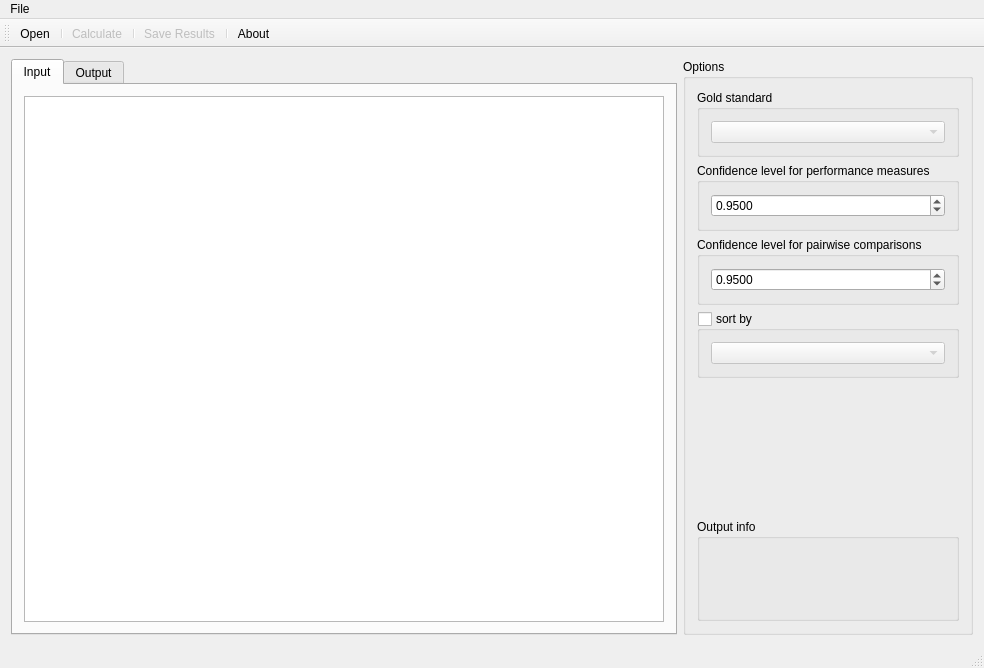
<?xml version="1.0" encoding="UTF-8"?>
<ui version="4.0">
 <class>MainWindow</class>
 <widget class="QMainWindow" name="MainWindow">
  <property name="geometry">
   <rect>
    <x>0</x>
    <y>0</y>
    <width>984</width>
    <height>668</height>
   </rect>
  </property>
  <property name="sizePolicy">
   <sizepolicy hsizetype="Preferred" vsizetype="Preferred">
    <horstretch>0</horstretch>
    <verstretch>0</verstretch>
   </sizepolicy>
  </property>
  <property name="windowTitle">
   <string>BDTcomparator</string>
  </property>
  <property name="windowIcon">
   <iconset resource="resources.qrc">
    <normaloff>:/icons/Tango/scalable/apps/accessories-calculator.svg</normaloff>:/icons/Tango/scalable/apps/accessories-calculator.svg</iconset>
  </property>
  <widget class="QWidget" name="centralWidget">
   <layout class="QHBoxLayout" name="horizontalLayout_2">
    <item>
     <widget class="QTabWidget" name="tabWidget">
      <property name="enabled">
       <bool>true</bool>
      </property>
      <property name="currentIndex">
       <number>0</number>
      </property>
      <widget class="QWidget" name="inputTab">
       <attribute name="title">
        <string>Input</string>
       </attribute>
       <layout class="QHBoxLayout" name="horizontalLayout_3">
        <item>
         <widget class="QTableView" name="tableView">
          <property name="font">
           <font>
            <family>DejaVu Sans Mono</family>
           </font>
          </property>
          <property name="frameShape">
           <enum>QFrame::StyledPanel</enum>
          </property>
          <property name="frameShadow">
           <enum>QFrame::Sunken</enum>
          </property>
          <property name="alternatingRowColors">
           <bool>false</bool>
          </property>
          <property name="cornerButtonEnabled">
           <bool>false</bool>
          </property>
         </widget>
        </item>
       </layout>
      </widget>
      <widget class="QWidget" name="otputTab">
       <attribute name="title">
        <string>Output</string>
       </attribute>
       <layout class="QVBoxLayout" name="verticalLayout_2">
        <item>
         <widget class="QComboBox" name="resultsComboBox">
          <property name="maxVisibleItems">
           <number>20</number>
          </property>
         </widget>
        </item>
        <item>
         <widget class="QTableView" name="resultsView">
          <property name="enabled">
           <bool>true</bool>
          </property>
          <property name="font">
           <font>
            <family>DejaVu Sans Mono</family>
           </font>
          </property>
         </widget>
        </item>
       </layout>
      </widget>
     </widget>
    </item>
    <item>
     <widget class="QGroupBox" name="optionsBox">
      <property name="minimumSize">
       <size>
        <width>240</width>
        <height>0</height>
       </size>
      </property>
      <property name="title">
       <string>Options</string>
      </property>
      <layout class="QVBoxLayout" name="verticalLayout">
       <item>
        <widget class="QGroupBox" name="GSgroupBox">
         <property name="title">
          <string>Gold standard</string>
         </property>
         <layout class="QVBoxLayout" name="verticalLayout_5">
          <item>
           <widget class="QComboBox" name="GScomboBox">
            <property name="enabled">
             <bool>false</bool>
            </property>
           </widget>
          </item>
         </layout>
        </widget>
       </item>
       <item>
        <widget class="QGroupBox" name="confidenceLevelGroupBox">
         <property name="title">
          <string>Confidence level for performance measures</string>
         </property>
         <layout class="QVBoxLayout" name="verticalLayout_4">
          <item>
           <widget class="QDoubleSpinBox" name="confidenceLevelSpinBox">
            <property name="decimals">
             <number>4</number>
            </property>
            <property name="minimum">
             <double>0.800000000000000</double>
            </property>
            <property name="maximum">
             <double>0.999900000000000</double>
            </property>
            <property name="singleStep">
             <double>0.010000000000000</double>
            </property>
            <property name="value">
             <double>0.950000000000000</double>
            </property>
           </widget>
          </item>
         </layout>
        </widget>
       </item>
       <item>
        <widget class="QGroupBox" name="highlightGroupBox">
         <property name="title">
          <string>Confidence level for pairwise comparisons</string>
         </property>
         <property name="flat">
          <bool>false</bool>
         </property>
         <property name="checkable">
          <bool>false</bool>
         </property>
         <property name="checked">
          <bool>false</bool>
         </property>
         <layout class="QVBoxLayout" name="verticalLayout_3">
          <item>
           <widget class="QDoubleSpinBox" name="pcConfidenceLevelSpinBox">
            <property name="decimals">
             <number>4</number>
            </property>
            <property name="minimum">
             <double>0.800000000000000</double>
            </property>
            <property name="maximum">
             <double>0.999900000000000</double>
            </property>
            <property name="singleStep">
             <double>0.010000000000000</double>
            </property>
            <property name="value">
             <double>0.950000000000000</double>
            </property>
           </widget>
          </item>
         </layout>
        </widget>
       </item>
       <item>
        <widget class="QGroupBox" name="sortGroupBox">
         <property name="title">
          <string>sort by</string>
         </property>
         <property name="checkable">
          <bool>true</bool>
         </property>
         <property name="checked">
          <bool>false</bool>
         </property>
         <layout class="QHBoxLayout" name="horizontalLayout">
          <item>
           <widget class="QComboBox" name="sortComboBox">
            <property name="enabled">
             <bool>false</bool>
            </property>
           </widget>
          </item>
         </layout>
        </widget>
       </item>
       <item>
        <spacer name="verticalSpacer">
         <property name="orientation">
          <enum>Qt::Vertical</enum>
         </property>
         <property name="sizeHint" stdset="0">
          <size>
           <width>20</width>
           <height>40</height>
          </size>
         </property>
        </spacer>
       </item>
       <item>
        <widget class="QGroupBox" name="infoBox">
         <property name="title">
          <string>Output info</string>
         </property>
         <layout class="QVBoxLayout" name="verticalLayout_6">
          <item>
           <widget class="QLabel" name="infoLabel1">
            <property name="font">
             <font>
              <family>DejaVu Sans Mono</family>
              <pointsize>10</pointsize>
             </font>
            </property>
            <property name="text">
             <string/>
            </property>
           </widget>
          </item>
          <item>
           <widget class="QLabel" name="infoLabel2">
            <property name="font">
             <font>
              <family>DejaVu Sans Mono</family>
              <pointsize>10</pointsize>
             </font>
            </property>
            <property name="text">
             <string/>
            </property>
           </widget>
          </item>
          <item>
           <widget class="QLabel" name="infoLabel3">
            <property name="font">
             <font>
              <family>DejaVu Sans Mono</family>
              <pointsize>10</pointsize>
             </font>
            </property>
            <property name="text">
             <string/>
            </property>
           </widget>
          </item>
         </layout>
        </widget>
       </item>
      </layout>
     </widget>
    </item>
   </layout>
  </widget>
  <widget class="QMenuBar" name="menuBar">
   <property name="enabled">
    <bool>true</bool>
   </property>
   <property name="geometry">
    <rect>
     <x>0</x>
     <y>0</y>
     <width>984</width>
     <height>26</height>
    </rect>
   </property>
   <widget class="QMenu" name="menuFile">
    <property name="title">
     <string>File</string>
    </property>
    <addaction name="actionOpen"/>
    <addaction name="separator"/>
    <addaction name="actionSave"/>
    <addaction name="actionSave_As"/>
   </widget>
   <addaction name="menuFile"/>
  </widget>
  <widget class="QToolBar" name="mainToolBar">
   <attribute name="toolBarArea">
    <enum>TopToolBarArea</enum>
   </attribute>
   <attribute name="toolBarBreak">
    <bool>false</bool>
   </attribute>
   <addaction name="actionOpen"/>
   <addaction name="separator"/>
   <addaction name="actionCalculate"/>
   <addaction name="separator"/>
   <addaction name="actionSave_Results"/>
   <addaction name="separator"/>
   <addaction name="actionAbout"/>
  </widget>
  <widget class="QStatusBar" name="statusBar"/>
  <action name="actionOpen">
   <property name="enabled">
    <bool>true</bool>
   </property>
   <property name="icon">
    <iconset resource="resources.qrc">
     <normaloff>:/icons/Tango/scalable/actions/document-open.svg</normaloff>:/icons/Tango/scalable/actions/document-open.svg</iconset>
   </property>
   <property name="text">
    <string>Open</string>
   </property>
   <property name="iconVisibleInMenu">
    <bool>true</bool>
   </property>
  </action>
  <action name="actionSave">
   <property name="enabled">
    <bool>false</bool>
   </property>
   <property name="icon">
    <iconset resource="resources.qrc">
     <normaloff>:/icons/Tango/scalable/actions/document-save.svg</normaloff>:/icons/Tango/scalable/actions/document-save.svg</iconset>
   </property>
   <property name="text">
    <string>Save</string>
   </property>
   <property name="iconVisibleInMenu">
    <bool>true</bool>
   </property>
  </action>
  <action name="actionSave_As">
   <property name="enabled">
    <bool>false</bool>
   </property>
   <property name="icon">
    <iconset resource="resources.qrc">
     <normaloff>:/icons/Tango/scalable/actions/document-save-as.svg</normaloff>:/icons/Tango/scalable/actions/document-save-as.svg</iconset>
   </property>
   <property name="text">
    <string>Save As...</string>
   </property>
   <property name="iconVisibleInMenu">
    <bool>true</bool>
   </property>
  </action>
  <action name="actionSave_Results">
   <property name="enabled">
    <bool>false</bool>
   </property>
   <property name="icon">
    <iconset resource="resources.qrc">
     <normaloff>:/icons/Tango/scalable/mimetypes/x-office-spreadsheet.svg</normaloff>:/icons/Tango/scalable/mimetypes/x-office-spreadsheet.svg</iconset>
   </property>
   <property name="text">
    <string>Save Results</string>
   </property>
  </action>
  <action name="actionCalculate">
   <property name="enabled">
    <bool>false</bool>
   </property>
   <property name="icon">
    <iconset resource="resources.qrc">
     <normaloff>:/icons/Tango/scalable/apps/accessories-calculator.svg</normaloff>:/icons/Tango/scalable/apps/accessories-calculator.svg</iconset>
   </property>
   <property name="text">
    <string>Calculate</string>
   </property>
  </action>
  <action name="actionAbout">
   <property name="icon">
    <iconset resource="resources.qrc">
     <normaloff>:/icons/Tango/scalable/apps/help-browser.svg</normaloff>:/icons/Tango/scalable/apps/help-browser.svg</iconset>
   </property>
   <property name="text">
    <string>About</string>
   </property>
  </action>
 </widget>
 <layoutdefault spacing="6" margin="11"/>
 <resources>
  <include location="resources.qrc"/>
 </resources>
 <connections/>
</ui>
